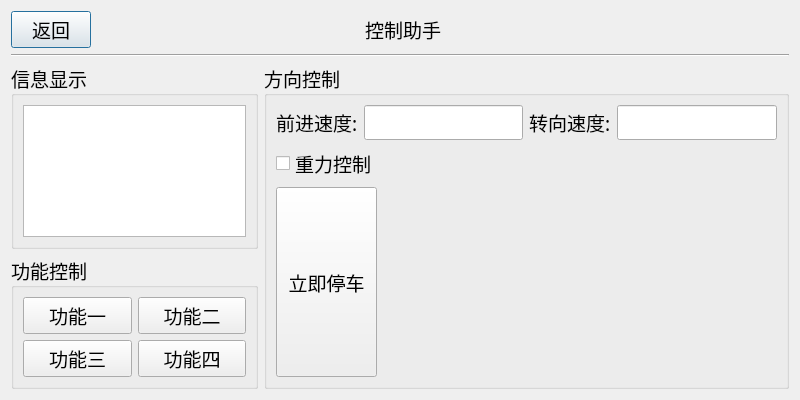
<?xml version="1.0" encoding="UTF-8"?>
<ui version="4.0">
 <class>ControlWindow</class>
 <widget class="QDialog" name="ControlWindow">
  <property name="geometry">
   <rect>
    <x>0</x>
    <y>0</y>
    <width>800</width>
    <height>400</height>
   </rect>
  </property>
  <property name="font">
   <font>
    <family>微软雅黑 Light</family>
    <pointsize>14</pointsize>
   </font>
  </property>
  <property name="windowTitle">
   <string>Dialog</string>
  </property>
  <layout class="QGridLayout" name="gridLayout_4">
   <item row="0" column="0">
    <layout class="QVBoxLayout" name="verticalLayout_6">
     <item>
      <layout class="QVBoxLayout" name="verticalLayout">
       <item>
        <layout class="QHBoxLayout" name="horizontalLayout_7">
         <item>
          <layout class="QHBoxLayout" name="horizontalLayout">
           <item>
            <widget class="QPushButton" name="BackButton">
             <property name="text">
              <string>返回</string>
             </property>
            </widget>
           </item>
           <item>
            <spacer name="horizontalSpacer">
             <property name="orientation">
              <enum>Qt::Horizontal</enum>
             </property>
             <property name="sizeHint" stdset="0">
              <size>
               <width>40</width>
               <height>20</height>
              </size>
             </property>
            </spacer>
           </item>
          </layout>
         </item>
         <item>
          <widget class="QLabel" name="label">
           <property name="text">
            <string>控制助手</string>
           </property>
          </widget>
         </item>
         <item>
          <spacer name="horizontalSpacer_2">
           <property name="orientation">
            <enum>Qt::Horizontal</enum>
           </property>
           <property name="sizeHint" stdset="0">
            <size>
             <width>40</width>
             <height>20</height>
            </size>
           </property>
          </spacer>
         </item>
        </layout>
       </item>
       <item>
        <widget class="Line" name="line">
         <property name="orientation">
          <enum>Qt::Horizontal</enum>
         </property>
        </widget>
       </item>
      </layout>
     </item>
     <item>
      <layout class="QHBoxLayout" name="horizontalLayout_6">
       <item>
        <layout class="QVBoxLayout" name="verticalLayout_5">
         <item>
          <widget class="QGroupBox" name="groupBox_3">
           <property name="title">
            <string>信息显示</string>
           </property>
           <layout class="QGridLayout" name="gridLayout_3">
            <item row="0" column="0">
             <widget class="QTextEdit" name="MessageEdit"/>
            </item>
           </layout>
          </widget>
         </item>
         <item>
          <widget class="QGroupBox" name="groupBox">
           <property name="title">
            <string>功能控制</string>
           </property>
           <layout class="QGridLayout" name="gridLayout">
            <item row="0" column="0">
             <layout class="QVBoxLayout" name="verticalLayout_2">
              <item>
               <layout class="QHBoxLayout" name="horizontalLayout_2">
                <item>
                 <widget class="QPushButton" name="Function1Button">
                  <property name="text">
                   <string>功能一</string>
                  </property>
                 </widget>
                </item>
                <item>
                 <widget class="QPushButton" name="Function2Button">
                  <property name="text">
                   <string>功能二</string>
                  </property>
                 </widget>
                </item>
               </layout>
              </item>
              <item>
               <layout class="QHBoxLayout" name="horizontalLayout_3">
                <item>
                 <widget class="QPushButton" name="Function3Button">
                  <property name="text">
                   <string>功能三</string>
                  </property>
                 </widget>
                </item>
                <item>
                 <widget class="QPushButton" name="Function4Button">
                  <property name="text">
                   <string>功能四</string>
                  </property>
                 </widget>
                </item>
               </layout>
              </item>
             </layout>
            </item>
           </layout>
          </widget>
         </item>
        </layout>
       </item>
       <item>
        <widget class="QGroupBox" name="groupBox_2">
         <property name="title">
          <string>方向控制</string>
         </property>
         <layout class="QGridLayout" name="gridLayout_2">
          <item row="0" column="0">
           <layout class="QVBoxLayout" name="verticalLayout_4">
            <item>
             <layout class="QHBoxLayout" name="horizontalLayout_4">
              <item>
               <widget class="QLabel" name="LeftLabel">
                <property name="sizePolicy">
                 <sizepolicy hsizetype="Preferred" vsizetype="Fixed">
                  <horstretch>0</horstretch>
                  <verstretch>0</verstretch>
                 </sizepolicy>
                </property>
                <property name="text">
                 <string>前进速度:</string>
                </property>
               </widget>
              </item>
              <item>
               <widget class="QLineEdit" name="LeftEdit"/>
              </item>
              <item>
               <widget class="QLabel" name="RightLabel">
                <property name="sizePolicy">
                 <sizepolicy hsizetype="Preferred" vsizetype="Fixed">
                  <horstretch>0</horstretch>
                  <verstretch>0</verstretch>
                 </sizepolicy>
                </property>
                <property name="text">
                 <string>转向速度:</string>
                </property>
               </widget>
              </item>
              <item>
               <widget class="QLineEdit" name="RightEdit"/>
              </item>
             </layout>
            </item>
            <item>
             <layout class="QHBoxLayout" name="horizontalLayout_5">
              <item>
               <layout class="QVBoxLayout" name="verticalLayout_3">
                <item>
                 <widget class="QCheckBox" name="GControlBox">
                  <property name="text">
                   <string>重力控制</string>
                  </property>
                 </widget>
                </item>
                <item>
                 <widget class="QPushButton" name="StopCarButton">
                  <property name="sizePolicy">
                   <sizepolicy hsizetype="Minimum" vsizetype="Expanding">
                    <horstretch>0</horstretch>
                    <verstretch>0</verstretch>
                   </sizepolicy>
                  </property>
                  <property name="text">
                   <string>立即停车</string>
                  </property>
                 </widget>
                </item>
               </layout>
              </item>
              <item>
               <widget class="QWidget" name="TouchAreaWidget" native="true">
                <property name="sizePolicy">
                 <sizepolicy hsizetype="Expanding" vsizetype="Expanding">
                  <horstretch>0</horstretch>
                  <verstretch>0</verstretch>
                 </sizepolicy>
                </property>
               </widget>
              </item>
             </layout>
            </item>
           </layout>
          </item>
         </layout>
        </widget>
       </item>
      </layout>
     </item>
    </layout>
   </item>
  </layout>
 </widget>
 <resources/>
 <connections/>
</ui>
